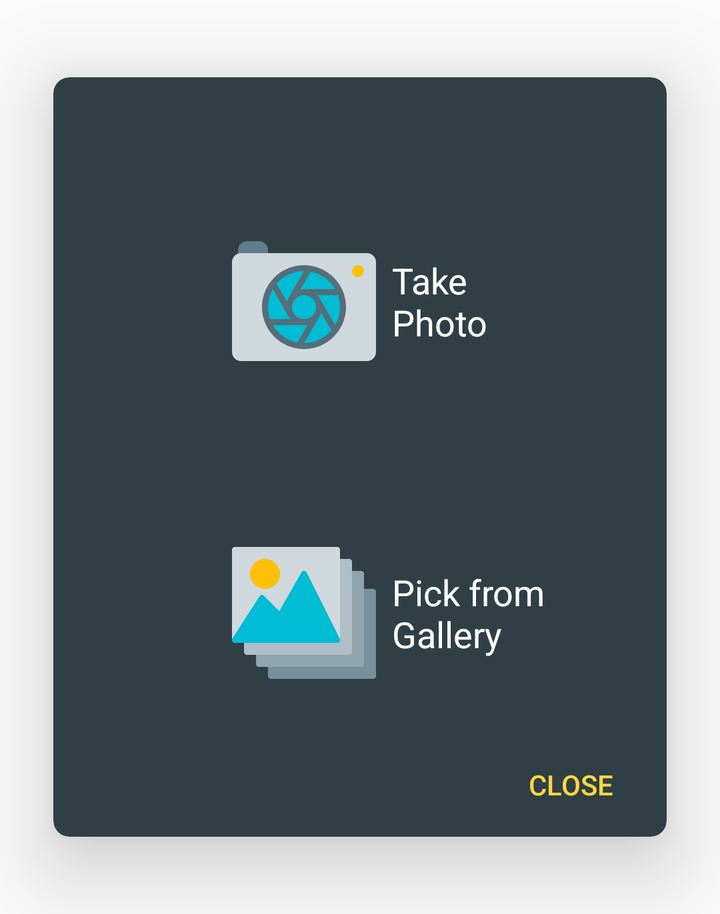
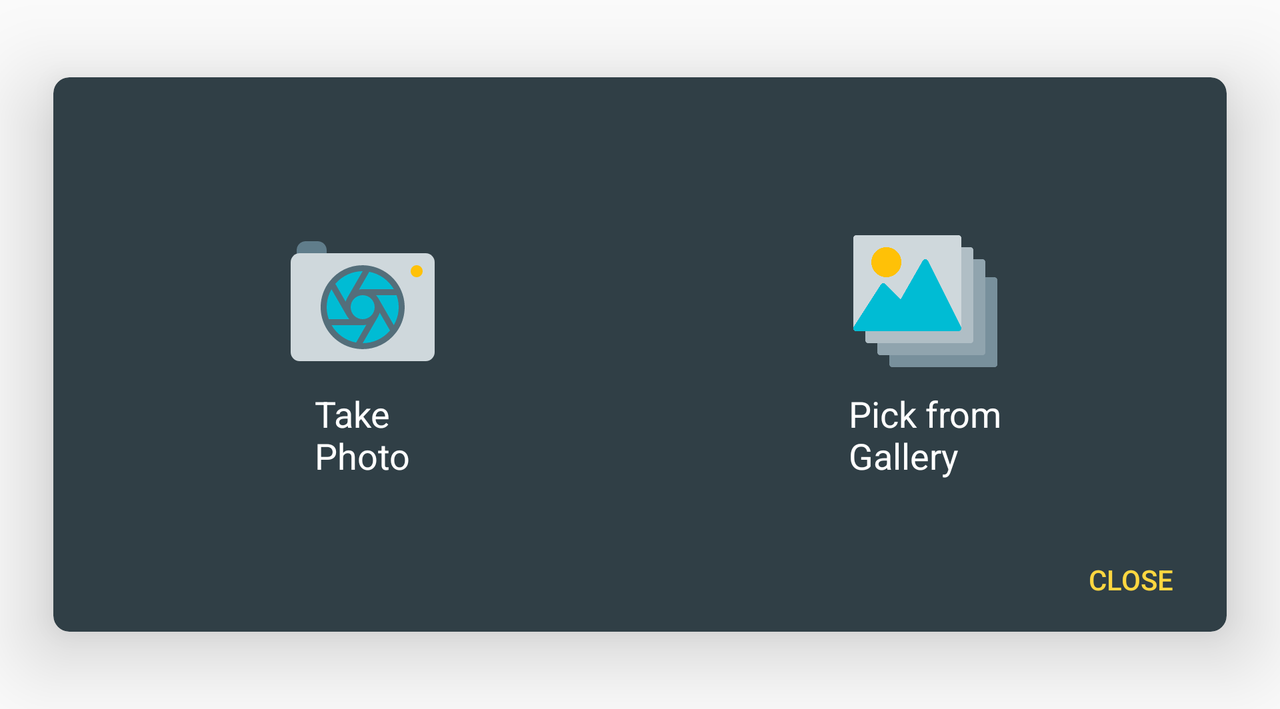

Compare how this app lays out the same screen by default and in its alternative resource folder. The renders come first, then the two layout files and the values they reference.
<!-- AndroidManifest.xml: application theme AppTheme -->
<!-- res/layout/dialog_product_image_picker.xml -->
<?xml version="1.0" encoding="utf-8"?>
<android.support.v7.widget.CardView xmlns:android="http://schemas.android.com/apk/res/android"
    xmlns:app="http://schemas.android.com/apk/res-auto"
    xmlns:tools="http://schemas.android.com/tools"
    style="@style/ImagePickerCardStyle"
    android:layout_width="match_parent"
    android:layout_height="wrap_content">

    <android.support.constraint.ConstraintLayout
        android:layout_width="match_parent"
        android:layout_height="wrap_content">

        <ImageView
            android:id="@+id/image_picker_camera"
            style="@style/ImagePickerIconStyle"
            app:layout_constraintBottom_toTopOf="@+id/image_picker_gallery"
            app:layout_constraintEnd_toStartOf="@+id/text_picker_camera_label"
            app:layout_constraintHorizontal_chainStyle="packed"
            app:layout_constraintLeft_toLeftOf="parent"
            app:layout_constraintRight_toLeftOf="@+id/text_picker_camera_label"
            app:layout_constraintStart_toStartOf="parent"
            app:layout_constraintTop_toTopOf="parent"
            app:srcCompat="@drawable/ic_dialog_image_picker_camera" />

        <TextView
            android:id="@+id/text_picker_camera_label"
            style="@style/ImagePickerTextLabelStyle"
            android:layout_marginLeft="@dimen/text_image_picker_content_margin"
            android:layout_marginStart="@dimen/text_image_picker_content_margin"
            android:text="@string/product_image_picker_label_camera"
            app:layout_constraintBottom_toBottomOf="@+id/image_picker_camera"
            app:layout_constraintEnd_toEndOf="parent"
            app:layout_constraintLeft_toRightOf="@+id/image_picker_camera"
            app:layout_constraintRight_toRightOf="parent"
            app:layout_constraintStart_toEndOf="@+id/image_picker_camera"
            app:layout_constraintTop_toTopOf="@+id/image_picker_camera" />

        <View
            android:id="@+id/view_picker_camera_overlay"
            style="@style/ConstraintCenterHorizontalStyle"
            android:layout_width="@dimen/match_constraint_0dp"
            android:layout_height="@dimen/match_constraint_0dp"
            android:background="?attr/selectableItemBackgroundBorderless"
            app:layout_constraintBottom_toBottomOf="@+id/image_picker_camera"
            app:layout_constraintTop_toTopOf="@+id/image_picker_camera"
            tools:ignore="MissingConstraints" />

        <ImageView
            android:id="@+id/image_picker_gallery"
            style="@style/ImagePickerIconStyle"
            android:layout_marginTop="@dimen/text_image_picker_content_margin"
            app:layout_constraintBottom_toBottomOf="parent"
            app:layout_constraintEnd_toEndOf="@+id/image_picker_camera"
            app:layout_constraintLeft_toLeftOf="@+id/image_picker_camera"
            app:layout_constraintRight_toRightOf="@+id/image_picker_camera"
            app:layout_constraintStart_toStartOf="@+id/image_picker_camera"
            app:layout_constraintTop_toBottomOf="@+id/image_picker_camera"
            app:srcCompat="@drawable/ic_dialog_image_picker_gallery" />

        <TextView
            android:id="@+id/text_picker_gallery_label"
            style="@style/ImagePickerTextLabelStyle"
            android:text="@string/product_image_picker_label_gallery"
            app:layout_constraintBottom_toBottomOf="@+id/image_picker_gallery"
            app:layout_constraintEnd_toEndOf="parent"
            app:layout_constraintHorizontal_bias="0"
            app:layout_constraintLeft_toLeftOf="@+id/text_picker_camera_label"
            app:layout_constraintRight_toRightOf="parent"
            app:layout_constraintStart_toStartOf="@+id/text_picker_camera_label"
            app:layout_constraintTop_toTopOf="@+id/image_picker_gallery" />

        <View
            android:id="@+id/view_picker_gallery_overlay"
            style="@style/ConstraintCenterHorizontalStyle"
            android:layout_width="@dimen/match_constraint_0dp"
            android:layout_height="@dimen/match_constraint_0dp"
            android:background="?attr/selectableItemBackgroundBorderless"
            app:layout_constraintBottom_toBottomOf="@+id/image_picker_gallery"
            app:layout_constraintTop_toTopOf="@+id/image_picker_gallery" />

        <Button
            android:id="@+id/btn_picker_close"
            style="@style/MaterialLabelButtonStyle"
            android:layout_marginBottom="@dimen/btn_image_picker_action_margin_bottom"
            android:layout_marginEnd="@dimen/btn_image_picker_action_margin_right"
            android:layout_marginRight="@dimen/btn_image_picker_action_margin_right"
            android:layout_marginTop="@dimen/btn_image_picker_action_margin_top"
            android:text="@string/product_image_picker_action_close"
            android:textColor="@color/productImageButtonLabelCloseColor"
            app:layout_constraintBottom_toBottomOf="parent"
            app:layout_constraintEnd_toEndOf="parent"
            app:layout_constraintRight_toRightOf="parent"
            app:layout_constraintTop_toBottomOf="@+id/image_picker_gallery" />

    </android.support.constraint.ConstraintLayout>

</android.support.v7.widget.CardView>
<!-- resources referenced by this layout -->
<resources>
  <color name="productImageButtonLabelCloseColor">#FFD740</color>
  <dimen name="btn_image_picker_action_margin_bottom">8dp</dimen>
  <dimen name="btn_image_picker_action_margin_right">16dp</dimen>
  <dimen name="btn_image_picker_action_margin_top">32dp</dimen>
  <dimen name="match_constraint_0dp">0dp</dimen>
  <dimen name="text_image_picker_content_margin">8dp</dimen>
  <string name="product_image_picker_action_close">Close</string>
  <string name="product_image_picker_label_camera">Take\nPhoto</string>
  <string name="product_image_picker_label_gallery">Pick from\nGallery</string>
  <style name="ConstraintCenterHorizontalStyle">
          <item name="layout_constraintLeft_toLeftOf">parent</item>
          <item name="layout_constraintStart_toStartOf">parent</item>
          <item name="layout_constraintEnd_toEndOf">parent</item>
          <item name="layout_constraintRight_toRightOf">parent</item>
      </style>
  <style name="ImagePickerCardStyle" parent="CardView">
          <item name="cardPreventCornerOverlap">true</item>
          <item name="cardUseCompatPadding">true</item>
          <item name="cardBackgroundColor">@color/productImagePickerBackgroundColor</item>
          <item name="cardCornerRadius">@dimen/card_image_picker_corner_radius</item>
          <item name="cardElevation">@dimen/dialog_material_elevation</item>
      </style>
  <style name="ImagePickerIconStyle">
          <item name="android:layout_height">@dimen/image_picker_icons_size</item>
          <item name="android:layout_width">@dimen/image_picker_icons_size</item>
      </style>
  <style name="ImagePickerTextLabelStyle">
          <item name="android:layout_height">wrap_content</item>
          <item name="android:layout_width">wrap_content</item>
          <item name="android:textColor">@android:color/white</item>
          <item name="android:textSize">@dimen/text_image_picker_size</item>
      </style>
  <style name="MaterialLabelButtonStyle" parent="Widget.AppCompat.Button">
          <item name="android:layout_width">wrap_content</item>
          <item name="android:layout_height">@dimen/btn_label_material_height</item>
          <item name="android:minWidth">@dimen/btn_label_material_min_width</item>
          <item name="android:paddingLeft">@dimen/btn_label_material_padding_left</item>
          <item name="android:paddingStart" tools:targetApi="jelly_bean_mr1">
              @dimen/btn_label_material_padding_left
          </item>
          <item name="android:paddingEnd" tools:targetApi="jelly_bean_mr1">
              @dimen/btn_label_material_padding_right
          </item>
          <item name="android:paddingRight">@dimen/btn_label_material_padding_right</item>
          <item name="android:background">?android:selectableItemBackground</item>
      </style>
  <!-- from res/values-v21/ -->
  <style name="AppTheme" parent="Theme.AppCompat.Light.NoActionBar">
          <item name="colorPrimary">@color/colorPrimary</item>
          <item name="colorPrimaryDark">@color/colorPrimaryDark</item>
          <item name="colorAccent">@color/colorAccent</item>
          
          <item name="android:windowTranslucentStatus">true</item>
          <item name="android:statusBarColor">@android:color/transparent</item>
          <item name="android:windowDrawsSystemBarBackgrounds">true</item>
          
      </style>
  <color name="productImagePickerBackgroundColor">#303F46</color>
  <dimen name="card_image_picker_corner_radius">8dp</dimen>
  <dimen name="dialog_material_elevation">24dp</dimen>
  <dimen name="image_picker_icons_size">72dp</dimen>
  <dimen name="text_image_picker_size">18sp</dimen>
  <dimen name="btn_label_material_height">36dp</dimen>
  <dimen name="btn_label_material_min_width">64dp</dimen>
  <dimen name="btn_label_material_padding_left">8dp</dimen>
  <dimen name="btn_label_material_padding_right">8dp</dimen>
  <color name="colorPrimary">#373B59</color>
  <color name="colorPrimaryDark">#222742</color>
  <color name="colorAccent">#FF4081</color>
</resources>
<!-- res/layout-land/dialog_product_image_picker.xml (the repository's variant of the layout above) -->
<!-- drawn on the phone turned sideways -->
<?xml version="1.0" encoding="utf-8"?>
<android.support.v7.widget.CardView xmlns:android="http://schemas.android.com/apk/res/android"
    xmlns:app="http://schemas.android.com/apk/res-auto"
    style="@style/ImagePickerCardStyle"
    android:layout_width="match_parent"
    android:layout_height="wrap_content">

    <android.support.constraint.ConstraintLayout
        android:layout_width="match_parent"
        android:layout_height="wrap_content">

        <android.support.constraint.Guideline
            android:id="@+id/guideline_picker_center_vertical"
            android:layout_width="wrap_content"
            android:layout_height="wrap_content"
            android:orientation="vertical"
            app:layout_constraintGuide_percent="0.5" />

        <ImageView
            android:id="@+id/image_picker_camera"
            style="@style/ImagePickerIconStyle"
            android:layout_marginLeft="@dimen/image_picker_camera_margin_left"
            android:layout_marginStart="@dimen/image_picker_camera_margin_left"
            app:layout_constraintBottom_toTopOf="@+id/text_picker_camera_label"
            app:layout_constraintEnd_toEndOf="@+id/guideline_picker_center_vertical"
            app:layout_constraintLeft_toLeftOf="parent"
            app:layout_constraintRight_toRightOf="@+id/guideline_picker_center_vertical"
            app:layout_constraintStart_toStartOf="parent"
            app:layout_constraintTop_toTopOf="parent"
            app:layout_constraintVertical_chainStyle="packed"
            app:srcCompat="@drawable/ic_dialog_image_picker_camera" />

        <TextView
            android:id="@+id/text_picker_camera_label"
            style="@style/ImagePickerTextLabelStyle"
            android:layout_marginTop="@dimen/text_image_picker_margin_top"
            android:text="@string/product_image_picker_label_camera"
            app:layout_constraintBottom_toBottomOf="parent"
            app:layout_constraintEnd_toEndOf="@+id/image_picker_camera"
            app:layout_constraintLeft_toLeftOf="@+id/image_picker_camera"
            app:layout_constraintRight_toRightOf="@+id/image_picker_camera"
            app:layout_constraintStart_toStartOf="@+id/image_picker_camera"
            app:layout_constraintTop_toBottomOf="@+id/image_picker_camera" />

        <View
            android:id="@+id/view_picker_camera_overlay"
            android:layout_width="@dimen/match_constraint_0dp"
            android:layout_height="@dimen/match_constraint_0dp"
            android:background="?attr/selectableItemBackgroundBorderless"
            app:layout_constraintBottom_toBottomOf="@+id/text_picker_camera_label"
            app:layout_constraintEnd_toEndOf="@+id/guideline_picker_center_vertical"
            app:layout_constraintLeft_toLeftOf="parent"
            app:layout_constraintRight_toRightOf="@+id/guideline_picker_center_vertical"
            app:layout_constraintStart_toStartOf="parent"
            app:layout_constraintTop_toTopOf="@+id/image_picker_camera" />

        <ImageView
            android:id="@+id/image_picker_gallery"
            style="@style/ImagePickerIconStyle"
            android:layout_marginEnd="@dimen/image_picker_gallery_margin_right"
            android:layout_marginLeft="@dimen/picker_options_half_spacing"
            android:layout_marginRight="@dimen/image_picker_gallery_margin_right"
            android:layout_marginStart="@dimen/picker_options_half_spacing"
            app:layout_constraintBottom_toTopOf="@+id/text_picker_gallery_label"
            app:layout_constraintEnd_toEndOf="parent"
            app:layout_constraintLeft_toLeftOf="@+id/guideline_picker_center_vertical"
            app:layout_constraintRight_toRightOf="parent"
            app:layout_constraintStart_toStartOf="@+id/guideline_picker_center_vertical"
            app:layout_constraintTop_toTopOf="parent"
            app:layout_constraintVertical_chainStyle="packed"
            app:srcCompat="@drawable/ic_dialog_image_picker_gallery" />

        <TextView
            android:id="@+id/text_picker_gallery_label"
            style="@style/ImagePickerTextLabelStyle"
            android:layout_marginTop="@dimen/text_image_picker_margin_top"
            android:text="@string/product_image_picker_label_gallery"
            app:layout_constraintBottom_toBottomOf="parent"
            app:layout_constraintEnd_toEndOf="@+id/image_picker_gallery"
            app:layout_constraintLeft_toLeftOf="@+id/image_picker_gallery"
            app:layout_constraintRight_toRightOf="@+id/image_picker_gallery"
            app:layout_constraintStart_toStartOf="@+id/image_picker_gallery"
            app:layout_constraintTop_toBottomOf="@+id/image_picker_gallery" />

        <View
            android:id="@+id/view_picker_gallery_overlay"
            android:layout_width="@dimen/match_constraint_0dp"
            android:layout_height="@dimen/match_constraint_0dp"
            android:background="?attr/selectableItemBackgroundBorderless"
            app:layout_constraintBottom_toBottomOf="@+id/text_picker_gallery_label"
            app:layout_constraintEnd_toEndOf="parent"
            app:layout_constraintLeft_toLeftOf="@+id/guideline_picker_center_vertical"
            app:layout_constraintRight_toRightOf="parent"
            app:layout_constraintStart_toStartOf="@+id/guideline_picker_center_vertical"
            app:layout_constraintTop_toTopOf="@+id/image_picker_gallery" />

        <Button
            android:id="@+id/btn_picker_close"
            style="@style/MaterialLabelButtonStyle"
            android:layout_marginBottom="@dimen/btn_image_picker_action_margin_bottom"
            android:layout_marginEnd="@dimen/btn_image_picker_action_margin_right"
            android:layout_marginRight="@dimen/btn_image_picker_action_margin_right"
            android:layout_marginTop="@dimen/btn_image_picker_action_margin_top"
            android:text="@string/product_image_picker_action_close"
            android:textColor="@color/productImageButtonLabelCloseColor"
            app:layout_constraintBottom_toBottomOf="parent"
            app:layout_constraintEnd_toEndOf="parent"
            app:layout_constraintRight_toRightOf="parent"
            app:layout_constraintTop_toBottomOf="@+id/text_picker_gallery_label" />

    </android.support.constraint.ConstraintLayout>

</android.support.v7.widget.CardView>
<!-- resources referenced by the variant -->
<!-- as the phone turned sideways resolves them -->
<resources>
  <color name="productImageButtonLabelCloseColor">#FFD740</color>
  <dimen name="btn_image_picker_action_margin_bottom">8dp</dimen>
  <dimen name="btn_image_picker_action_margin_right">16dp</dimen>
  <dimen name="btn_image_picker_action_margin_top">32dp</dimen>
  <!-- from res/values-land/ -->
  <dimen name="image_picker_camera_margin_left">16dp</dimen>
  <!-- from res/values-land/ -->
  <dimen name="image_picker_gallery_margin_right">16dp</dimen>
  <dimen name="match_constraint_0dp">0dp</dimen>
  <!-- from res/values-land/ -->
  <dimen name="picker_options_half_spacing">8dp</dimen>
  <!-- from res/values-land/ -->
  <dimen name="text_image_picker_margin_top">8dp</dimen>
  <string name="product_image_picker_action_close">Close</string>
  <string name="product_image_picker_label_camera">Take\nPhoto</string>
  <string name="product_image_picker_label_gallery">Pick from\nGallery</string>
  <style name="ImagePickerCardStyle" parent="CardView">
          <item name="cardPreventCornerOverlap">true</item>
          <item name="cardUseCompatPadding">true</item>
          <item name="cardBackgroundColor">@color/productImagePickerBackgroundColor</item>
          <item name="cardCornerRadius">@dimen/card_image_picker_corner_radius</item>
          <item name="cardElevation">@dimen/dialog_material_elevation</item>
      </style>
  <style name="ImagePickerIconStyle">
          <item name="android:layout_height">@dimen/image_picker_icons_size</item>
          <item name="android:layout_width">@dimen/image_picker_icons_size</item>
      </style>
  <style name="ImagePickerTextLabelStyle">
          <item name="android:layout_height">wrap_content</item>
          <item name="android:layout_width">wrap_content</item>
          <item name="android:textColor">@android:color/white</item>
          <item name="android:textSize">@dimen/text_image_picker_size</item>
      </style>
  <style name="MaterialLabelButtonStyle" parent="Widget.AppCompat.Button">
          <item name="android:layout_width">wrap_content</item>
          <item name="android:layout_height">@dimen/btn_label_material_height</item>
          <item name="android:minWidth">@dimen/btn_label_material_min_width</item>
          <item name="android:paddingLeft">@dimen/btn_label_material_padding_left</item>
          <item name="android:paddingStart" tools:targetApi="jelly_bean_mr1">
              @dimen/btn_label_material_padding_left
          </item>
          <item name="android:paddingEnd" tools:targetApi="jelly_bean_mr1">
              @dimen/btn_label_material_padding_right
          </item>
          <item name="android:paddingRight">@dimen/btn_label_material_padding_right</item>
          <item name="android:background">?android:selectableItemBackground</item>
      </style>
  <!-- from res/values-v21/ -->
  <style name="AppTheme" parent="Theme.AppCompat.Light.NoActionBar">
          <item name="colorPrimary">@color/colorPrimary</item>
          <item name="colorPrimaryDark">@color/colorPrimaryDark</item>
          <item name="colorAccent">@color/colorAccent</item>
          
          <item name="android:windowTranslucentStatus">true</item>
          <item name="android:statusBarColor">@android:color/transparent</item>
          <item name="android:windowDrawsSystemBarBackgrounds">true</item>
          
      </style>
  <color name="productImagePickerBackgroundColor">#303F46</color>
  <dimen name="card_image_picker_corner_radius">8dp</dimen>
  <dimen name="dialog_material_elevation">24dp</dimen>
  <dimen name="image_picker_icons_size">72dp</dimen>
  <dimen name="text_image_picker_size">18sp</dimen>
  <dimen name="btn_label_material_height">36dp</dimen>
  <dimen name="btn_label_material_min_width">64dp</dimen>
  <dimen name="btn_label_material_padding_left">8dp</dimen>
  <dimen name="btn_label_material_padding_right">8dp</dimen>
  <color name="colorPrimary">#373B59</color>
  <color name="colorPrimaryDark">#222742</color>
  <color name="colorAccent">#FF4081</color>
</resources>
